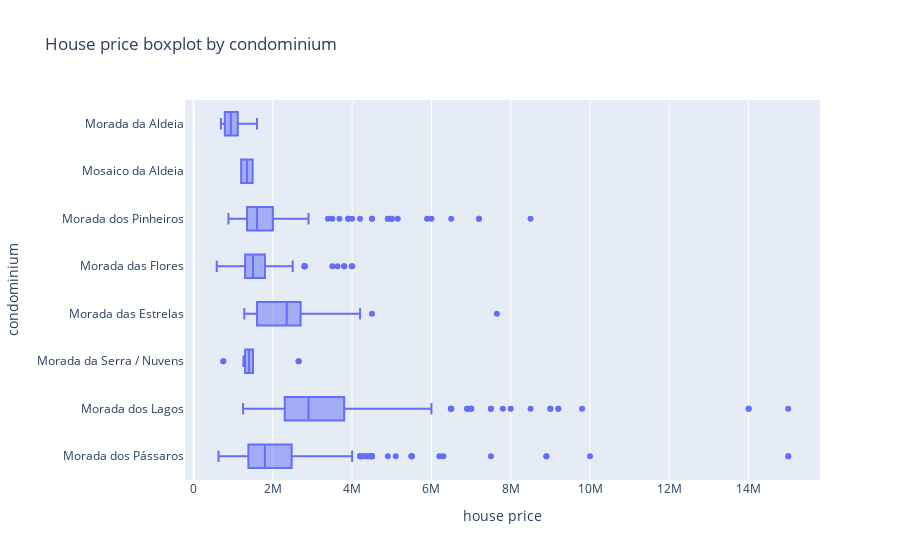

The notebook cell saved with this chart:
### Code cell
fig = px.box(data_frame=df1,
             x='price',
             y='condo_name',
             labels={ 'price' : 'house price',
                      'condo_name': 'condominium'
                    },
             title='House price boxplot by condominium'
            )
fig.show()

### Figure 1 — Plotly figure (JSON) as saved in the notebook; plotly's stock layout.template omitted (floating-point values rounded to 4 significant figures; data arrays with more than 128 entries replaced by an {"elided": "..."} marker saying what was removed)
{"data": [{"alignmentgroup": "True", "hovertemplate": "house price=%{x}<br>condominium=%{y}<extra></extra>", "legendgroup": "", "marker": {"color": "#636efa"}, "name": "", "notched": false, "offsetgroup": "", "orientation": "h", "showlegend": false, "type": "box", "x": {"elided": "1092 int values"}, "x0": " ", "xaxis": "x", "y": {"elided": "1092 str values"}, "y0": " ", "yaxis": "y"}], "layout": {"boxmode": "group", "legend": {"tracegroupgap": 0}, "title": {"text": "House price boxplot by condominium"}, "xaxis": {"anchor": "y", "domain": [0, 1], "title": {"text": "house price"}}, "yaxis": {"anchor": "x", "domain": [0, 1], "title": {"text": "condominium"}}}}
